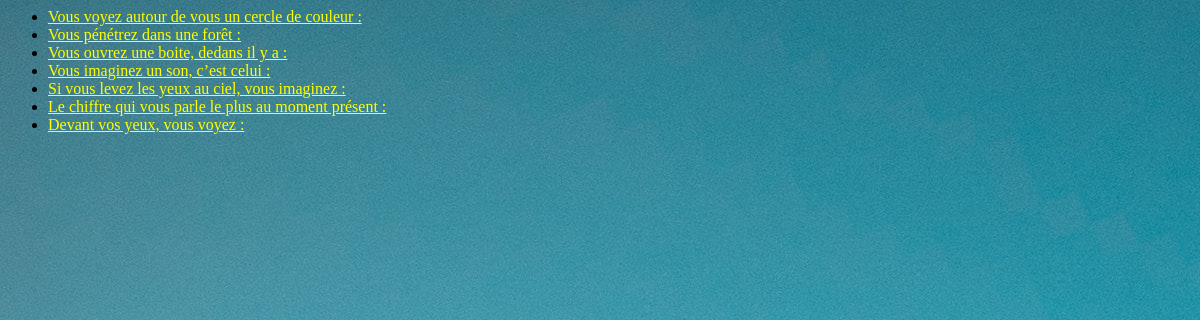
Page /soiree/ on the earlier database version.
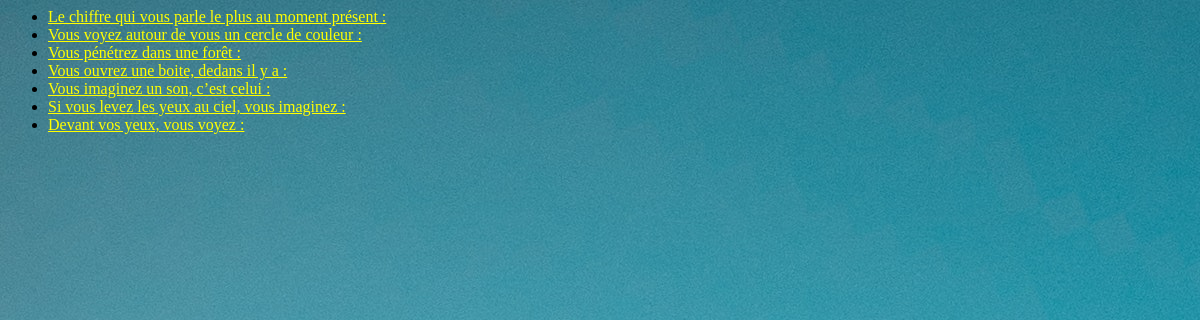
Same page on the later database version.
### soiree/models.py (models this page shows, shortened)
class Question(models.Model):
    question_text = models.CharField(max_length=200)
    pub_date = models.DateTimeField('date published')
    def was_published_recently(self):
        now = timezone.now()
        return now - datetime.timedelta(days=1) <= self.pub_date <= now
    was_published_recently.admin_order_field = 'pub_date'
    was_published_recently.boolean = True
    was_published_recently.short_description = 'Published recently?'

### soiree/views.py (the view)
# urls.py: path('', views.IndexView.as_view(), name='index'),
class IndexView(generic.ListView):
    template_name = 'soiree/index.html'
    context_object_name = 'latest_question_list'
    def get_queryset(self):
        return Question.objects.filter(
            pub_date__lte=timezone.now()
        ).order_by('-pub_date')[:400]

### soiree/templates/soiree/index.html
{% load static %}
<link rel="stylesheet" type="text/css" href="{% static 'soiree/style.css' %}">
{% if latest_question_list %}
    <ul>
    {% for question in latest_question_list %}
        <li><a href="{% url 'soiree:detail' question.id %}">{{ question.question_text }}</a></li>
    {% endfor %}
    </ul>
{% else %}
    <p>No questions are available.</p>
{% endif %}

Differences in the rows shown:
changed Question "Le chiffre qui vous parle le plus au moment présent :": moves up the list
